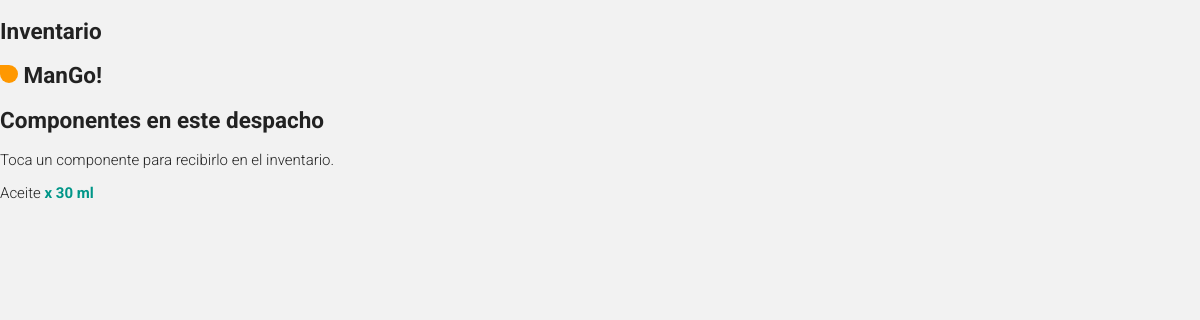
Screenshot of /inventario_componentes.php?despacho_id=1 (signed in) with the database file from the repository.
### tables this page shows
CREATE TABLE `despachos_componentes` (
  `id` int(15) NOT NULL,
  `fecha` datetime NOT NULL,
  `usuario` int(15) NOT NULL,
  `despacho_id` int(15) NOT NULL,
  `componente_id` int(15) NOT NULL,
  `cantidad` int(15) NOT NULL,
  `estado` varchar(50) NOT NULL
);

CREATE TABLE `componentes` (
  `id` int(15) NOT NULL,
  `fecha` datetime NOT NULL,
  `usuario` int(15) NOT NULL,
  `unidad` varchar(50) NOT NULL,
  `unidad_compra` varchar(50) NOT NULL,
  `componente` varchar(255) NOT NULL,
  `costo_unidad` varchar(15) NOT NULL,
  `costo_unidad_compra` varchar(15) NOT NULL,
  `proveedor` int(15) NOT NULL
);

### inventario_componentes.php (the view, shortened to what this page needs)
<?php
include ("sis/nombre_sesion.php");
?>
<?php
$componente = isset($_GET['componente']) ? $_GET['componente'] : null ;
$unidad = isset($_GET['unidad']) ? $_GET['unidad'] : null ;
$despacho_id = isset($_GET['despacho_id']) ? $_GET['despacho_id'] : null ;
?>
<?php
$consulta = $conexion->query("SELECT * FROM despachos WHERE id = '$despacho_id'");
if ($fila = $consulta->fetch_assoc())
{
    $despacho_id = $fila['id'];
}
?>
<!DOCTYPE html>
<html lang="es">
<head>
    <?php
    include ("partes/head.php");
    ?>
</head>
<body>
    <header>
        <div class="header_contenedor">
            <div class="cabezote_col_izq">
                <h2><a href="inventario.php"><div class="flecha_izq"></div> <span class="logo_txt_auxiliar"> Inventario</span></a></h2>
            </div>
            <div class="cabezote_col_cen">
                <h2><a href="index.php"><div class="logo_img"></div> <span class="logo_txt">ManGo!</span></a></h2>
            </div>
        </div>
    </header>
    <section id="contenedor">
        <article class="bloque">
            <div class="bloque_margen">
                <h2>Componentes en este despacho</h2>
                <?php
                $consulta = $conexion->query("SELECT * FROM despachos_componentes WHERE despacho_id = '$despacho_id' and estado = 'enviado' ORDER BY fecha DESC");
                if ($consulta->num_rows == 0)
                {
                    $recibido = $conexion->query("UPDATE despachos SET estado = 'recibido' WHERE id = '$despacho_id'");
                    ?>
                    <p class="mensaje_error">No se han encontrado <strong>componentes</strong> en este despacho.</p>
                    <?php
                }
                else
                {   ?>
                    <p>Toca un componente para recibirlo en el inventario.</p>
                    <?php
                    while ($fila = $consulta->fetch_assoc())
                    {
                        $despacho_componente_id = $fila['id'];
                        $componente_id = $fila['componente_id'];
                        $cantidad = $fila['cantidad'];
                        $cantidadx = $fila['cantidad'];
                        $consulta2 = $conexion->query("SELECT * FROM componentes WHERE id = $componente_id");
                        if ($filas2 = $consulta2->fetch_assoc())
                        {
                            $componente = $filas2['componente'];
                            $unidad = $filas2['unidad'];
                        }
                        else
                        {
                            $componente = "No se ha asignado un componente";
                        }
                        $cantidad = "<span class='texto_exito'>x $cantidad $unidad</span>";
                        ?>
                        <a href="inventario_componentes.php?agregar=si&despacho_componente_id=<?php echo "$despacho_componente_id";?>&componente_id=<?php echo "$componente_id";?>&componente=<?php echo "$componente";?>&unidad=<?php echo "$unidad";?>&cantidad=<?php echo "$cantidadx";?>&despacho_id=<?php echo "$despacho_id";?>">
                            <div class="item">
                                <div class="item_info">
                                    <span class="item_titulo"><?php echo ucfirst("$componente"); ?> <?php echo ucfirst("$cantidad"); ?></span>
                                </div>
                            </div>
                        </a>
                        <?php
                    }
                }
                ?>
            </div>
        </article>
    </section>
</body>
</html>

### css/estilos.css (style rules this page uses)
body { background-color: rgba(0, 0, 0, 0.05); color: #222; font-family: 'Roboto', sans-serif, arial; font-size: 15px; font-weight: 300; margin: 0; }
a { color: inherit; text-decoration: none; outline: none; }
.texto_exito { color: #009688; font-weight: bold; }

### css/toolbar.css (style rules this page uses)
.logo_img { background: #ff9800; border-radius: 1em; border-top-left-radius: 0; display: inline-block; height: 0.8em; width: 0.8em; }

### rows the page displays
despachos_componentes: componente.componente "Aceite", cantidad "30", componente.unidad "ml"
